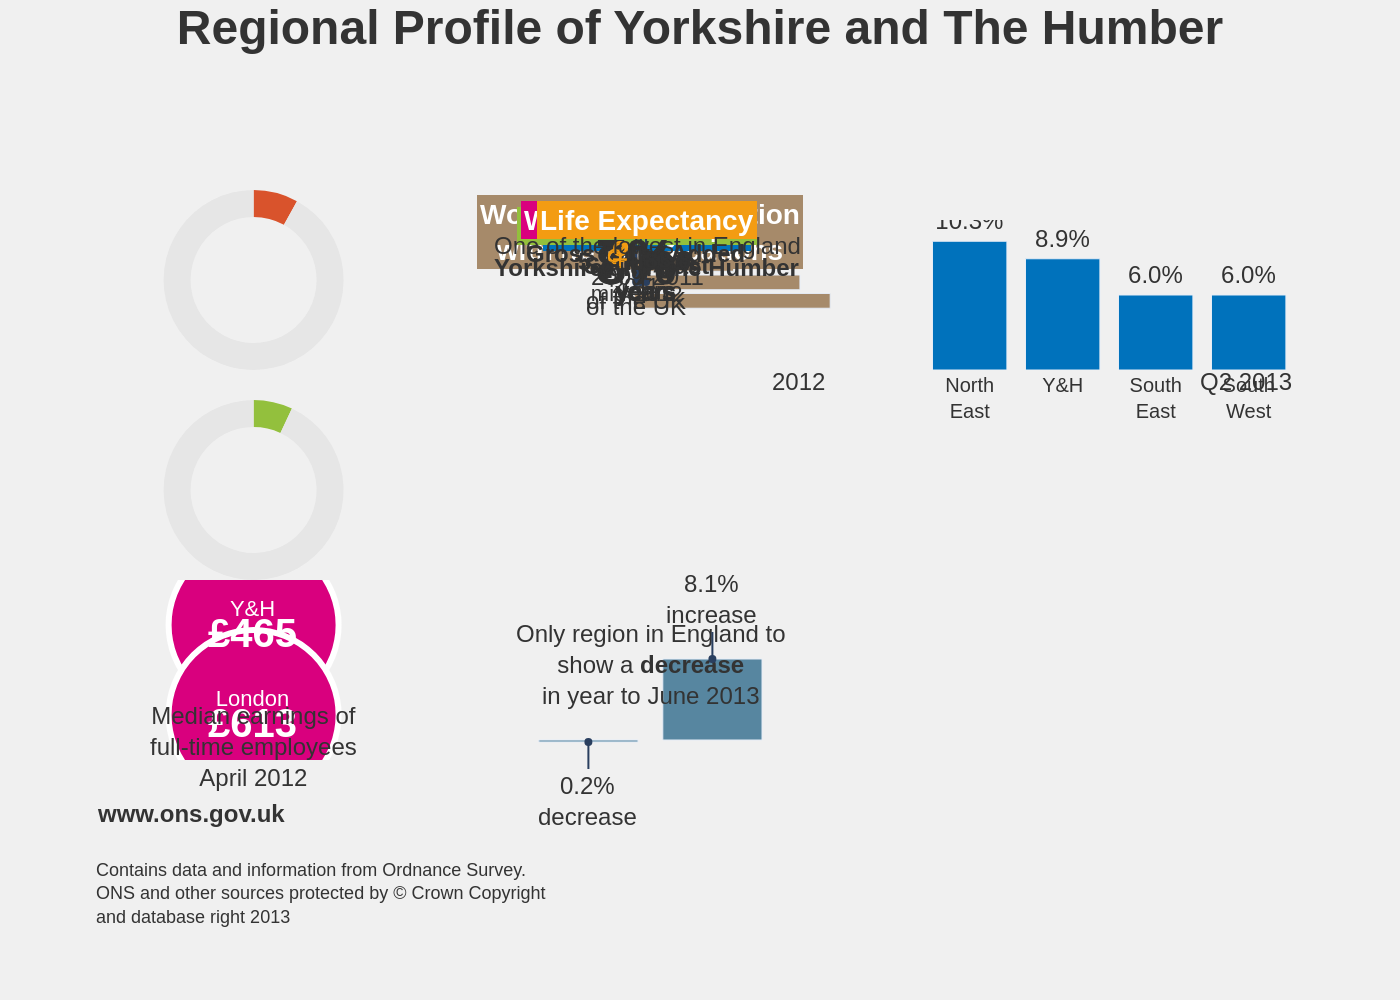

This chart was generated by the following Python code:
import sys
import json
import pathlib
import plotly.graph_objects as go

# --- 1. Load Data ---
if len(sys.argv) != 2:
    print("Usage: python script.py <path_to_json>")
    sys.exit(1)

json_path = pathlib.Path(sys.argv[1])
if not json_path.is_file():
    print(f"Error: JSON file not found at {json_path}")
    sys.exit(1)

with open(json_path, 'r', encoding='utf-8') as f:
    chart_info = json.load(f)

texts = chart_info['texts']
colors = chart_info['colors']
data = chart_info['chart_data']

# --- 2. Create Figure ---
fig = go.Figure()

# --- 3. Add Traces for each subplot ---

# Population (Donut)
pop_val = data['population']['value']
fig.add_trace(go.Pie(
    values=[pop_val, 100 - pop_val],
    labels=['Y&H', 'Rest of UK'],
    hole=0.7,
    marker_colors=[colors['population'], colors['donut_secondary']],
    textinfo='none',
    hoverinfo='none',
    sort=False,
    domain={'x': [0.0, 0.28], 'y': [0.65, 0.95]}
))

# Qualifications (Horizontal Bar)
qual_data = data['qualifications']
fig.add_trace(go.Bar(
    y=[d['category'] for d in qual_data],
    x=[d['value'] for d in qual_data],
    orientation='h',
    marker_color=colors['qualifications'],
    hoverinfo='none',
    text=[f"{d['value']}%" for d in qual_data],
    textposition='auto',
    insidetextanchor='start',
    xaxis='x2',
    yaxis='y2'
))

# Unemployment (Vertical Bar)
unemp_data = data['unemployment']
fig.add_trace(go.Bar(
    x=[d['category'] for d in unemp_data],
    y=[d['value'] for d in unemp_data],
    marker_color=colors['unemployment'],
    hoverinfo='none',
    text=[f"{d['value']}%" for d in unemp_data],
    textposition='outside',
    xaxis='x3',
    yaxis='y3'
))

# Economic Output (Donut)
econ_val = data['economic_output']['value']
fig.add_trace(go.Pie(
    values=[econ_val, 100 - econ_val],
    labels=['Y&H', 'Rest of UK'],
    hole=0.7,
    marker_colors=[colors['economic_output'], colors['donut_secondary']],
    textinfo='none',
    hoverinfo='none',
    sort=False,
    domain={'x': [0.0, 0.28], 'y': [0.3, 0.6]}
))

# Weekly Earnings (Scatter for circles)
fig.add_trace(go.Scatter(
    x=[0.5, 0.5],
    y=[0.75, 0.25],
    mode='markers',
    marker=dict(
        color=colors['weekly_earnings'],
        size=85,
        line=dict(width=3, color='#FFFFFF')
    ),
    hoverinfo='none',
    xaxis='x4',
    yaxis='y4'
))

# House Prices (Vertical Bar)
hp_data = data['house_prices']
fig.add_trace(go.Bar(
    x=[d['category'] for d in hp_data],
    y=[d['value'] for d in hp_data],
    marker_color=colors['house_prices'],
    hoverinfo='none',
    xaxis='x5',
    yaxis='y5'
))

# --- 4. Configure Layout, Axes, and Annotations ---
annotations = []

# --- Section Titles with Arrows ---
title_font = dict(family="Arial", size=14, color='white')
arrow_props = dict(showarrow=True, arrowhead=6, arrowwidth=1, ax=0, ay=-25)

annotations.extend([
    dict(x=0.14, y=0.98, text=f"<b>{texts['section_titles']['population']}</b>", bgcolor=colors['population'], font=title_font, **arrow_props),
    dict(x=0.46, y=0.98, text=f"<b>{texts['section_titles']['qualifications']}</b>", bgcolor=colors['qualifications'], font=title_font, **arrow_props),
    dict(x=0.825, y=0.98, text=f"<b>{texts['section_titles']['unemployment']}</b>", bgcolor=colors['unemployment'], font=title_font, **arrow_props),
    dict(x=0.14, y=0.63, text=f"<b>{texts['section_titles']['economic_output']}</b>", bgcolor=colors['economic_output'], font=title_font, **arrow_props),
    dict(x=0.14, y=0.33, text=f"<b>{texts['section_titles']['weekly_earnings']}</b>", bgcolor=colors['weekly_earnings'], font=title_font, **arrow_props),
    dict(x=0.46, y=0.33, text=f"<b>{texts['section_titles']['house_prices']}</b>", bgcolor=colors['house_prices'], font=title_font, **arrow_props),
    dict(x=0.825, y=0.33, text=f"<b>{texts['section_titles']['life_expectancy']}</b>", bgcolor=colors['life_expectancy'], font=title_font, **arrow_props),
])

# --- Chart Specific Annotations ---
# Population
annotations.extend([
    dict(x=0.14, y=0.81, text=f"<span style='font-size: 28px;'><b>{texts['population']['center_value']}</b></span><br>{texts['population']['center_label']}", showarrow=False),
    dict(x=0.14, y=0.68, text=f"<b>{texts['population']['bottom_value']}</b><br><span style='font-size: 11px;'>{texts['population']['bottom_label']}</span>", showarrow=False),
])
# Qualifications
annotations.append(dict(x=0.95, y=-0.2, text=texts['qualifications']['source_date'], showarrow=False, xref='x2 domain', yref='y2 domain', xanchor='right'))
# Unemployment
annotations.append(dict(x=1, y=-0.2, text=texts['unemployment']['source_date'], showarrow=False, xref='x3 domain', yref='y3 domain', xanchor='right'))
# Economic Output
annotations.extend([
    dict(x=0.14, y=0.46, text=f"<span style='font-size: 28px;'><b>{texts['economic_output']['center_value']}</b></span><br>{texts['economic_output']['center_label']}", showarrow=False),
    dict(x=0.14, y=0.32, text=f"<b>{texts['economic_output']['bottom_value']}</b><br><span style='font-size: 11px;'>{texts['economic_output']['bottom_label']}</span>", showarrow=False),
])
# Weekly Earnings
earnings_data = data['weekly_earnings']
annotations.extend([
    dict(x=0.5, y=0.75, xref='x4', yref='y4', text=f"<span style='font-size: 11px;'>{earnings_data[0]['category']}</span><br><b style='font-size: 20px;'>{earnings_data[0]['prefix']}{earnings_data[0]['value']}</b>", font=dict(color='white'), showarrow=False),
    dict(x=0.5, y=0.25, xref='x4', yref='y4', text=f"<span style='font-size: 11px;'>{earnings_data[1]['category']}</span><br><b style='font-size: 20px;'>{earnings_data[1]['prefix']}{earnings_data[1]['value']}</b>", font=dict(color='white'), showarrow=False),
    dict(x=0.5, y=-0.2, xref='x4 domain', yref='y4 domain', text=texts['weekly_earnings']['source_note'], showarrow=False),
])
# House Prices
hp_note = texts['house_prices']['note']
annotations.extend([
    dict(x=0.5, y=1.2, xref='x5 domain', yref='y5 domain', text=hp_note, align='center', showarrow=False),
    dict(x=hp_data[0]['category'], y=hp_data[0]['value'], xref='x5', yref='y5', text=hp_data[0]['label'], showarrow=True, arrowhead=6, ax=0, ay=30),
    dict(x=hp_data[1]['category'], y=hp_data[1]['value'], xref='x5', yref='y5', text=hp_data[1]['label'], showarrow=True, arrowhead=6, ax=0, ay=-30),
])
# Life Expectancy
le_data = data['life_expectancy']
annotations.extend([
    dict(x=0.825, y=0.25, text=f"<b>{le_data[0]['category']}</b>", showarrow=False),
    dict(x=0.77, y=0.19, text=f"<span style='font-size: 24px; color: {colors['life_expectancy']}'>&#9794;</span> <b>{le_data[0]['male']}</b><br>years", showarrow=False),
    dict(x=0.88, y=0.19, text=f"<span style='font-size: 24px; color: {colors['life_expectancy']}'>&#9792;</span> <b>{le_data[0]['female']}</b><br>years", showarrow=False),
    dict(x=0.825, y=0.12, text=f"<b>{le_data[1]['category']}</b>", showarrow=False),
    dict(x=0.77, y=0.06, text=f"<span style='font-size: 24px; color: {colors['life_expectancy']}'>&#9794;</span> <b>{le_data[1]['male']}</b><br>years", showarrow=False),
    dict(x=0.88, y=0.06, text=f"<span style='font-size: 24px; color: {colors['life_expectancy']}'>&#9792;</span> <b>{le_data[1]['female']}</b><br>years", showarrow=False),
    dict(x=0.825, y=-0.05, text=texts['life_expectancy']['note'], showarrow=False),
])
# Footer
annotations.extend([
    dict(x=0.01, y=-0.12, xref='paper', yref='paper', text=f"<b>{texts['source']}</b>", showarrow=False, xanchor='left', yanchor='bottom', align='left'),
    dict(x=0.01, y=-0.16, xref='paper', yref='paper', text=texts['credits'], showarrow=False, xanchor='left', yanchor='top', align='left', font=dict(size=9)),
])

# --- Final Layout Update ---
fig.update_layout(
    # Sizing and Spacing
    width=800,
    height=1100,
    margin=dict(t=80, b=120, l=40, r=40),
    paper_bgcolor=colors['background'],
    plot_bgcolor=colors['background'],

    # Title
    title=dict(text=f"<b>{texts['title']}</b>", font_size=24, y=0.99, x=0.5, xanchor='center', yanchor='top'),

    # Fonts and Legends
    font=dict(family="Arial", size=12, color='#333333'),
    showlegend=False,

    # Axis Definitions
    xaxis2=dict(domain=[0.32, 0.62], visible=False),
    yaxis2=dict(domain=[0.65, 0.90], autorange='reversed', visible=False, fixedrange=True),
    xaxis3=dict(domain=[0.68, 0.98], showgrid=False, zeroline=False, tickfont=dict(size=10)),
    yaxis3=dict(domain=[0.65, 0.90], visible=False, range=[0, 12]),
    xaxis4=dict(domain=[0.0, 0.28], visible=False, range=[0, 1]),
    yaxis4=dict(domain=[0.0, 0.3], visible=False, range=[0, 1]),
    xaxis5=dict(domain=[0.36, 0.56], visible=False),
    yaxis5=dict(domain=[0.0, 0.2], visible=False, range=[-2, 10]),
    
    # Hide ticks and labels for the bar charts' categorical axes
    xaxis3_tickangle=0,
    yaxis2_showticklabels=True,
    xaxis3_showticklabels=True,
    xaxis2_zeroline=False,
    yaxis3_zeroline=False,

    # Apply all annotations
    annotations=annotations
)

# --- 5. Output ---
output_filename = json_path.stem + ".png"
fig.write_image(output_filename, scale=2)
print(f"Chart saved to {output_filename}")
